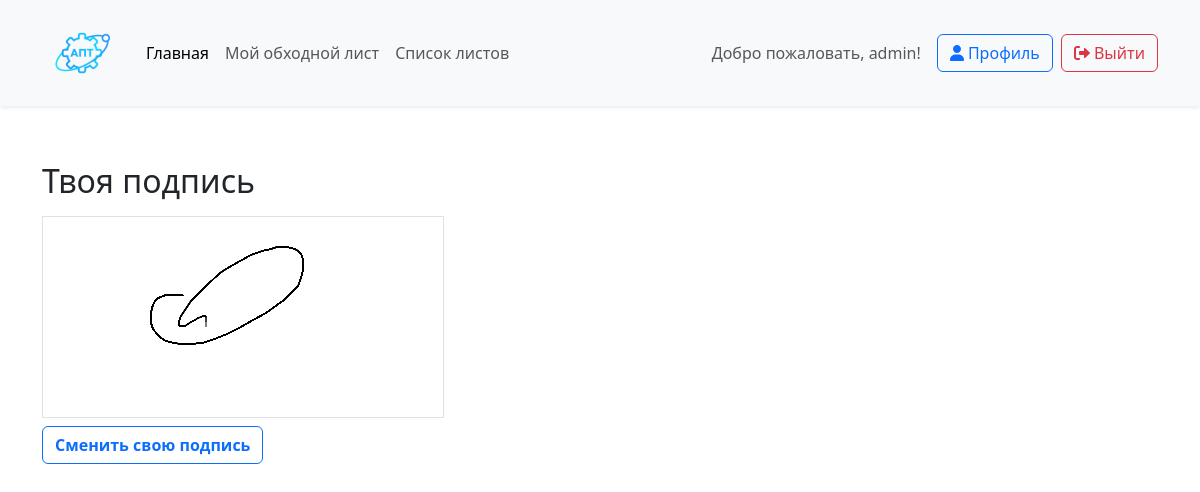
The app's page /account/sign/ (signed in) with its own data.
### app/models.py (models this page shows, shortened)
class CustomUser(AbstractUser):  # custom user for Users
    gen = (('m', 'Мужской'),('j', 'Женский'))
    patronymic = models.CharField('Отчество',max_length=250,)
    gender = models.CharField('Пол', choices=gen, max_length=3, null=True)
    birthday_date = models.DateField('Дата рождения', null=True,)
    role  = models.ForeignKey(RoleModel, on_delete=models.CASCADE, null=True, verbose_name='Роль')
    depart = models.ForeignKey(DepartmentModel, on_delete=models.CASCADE, null=True, verbose_name='Отделение')
    date_end = models.DateField('Дата завершения зачисления',null=True,)
    signature = models.ImageField('Подпись пользователя',null=True, upload_to='signatures/')
    post = models.ForeignKey(PostModel, verbose_name="Должность", on_delete=models.CASCADE, null=True)
    class Meta:
        verbose_name = 'Пользователь'
        verbose_name_plural = 'Пользователи'

### app/views.py (the view, shortened to what this page needs)
# urls.py: path('account/sign/',ProfileUserView.sign, name='sign'),
    @login_required
    def sign(req):
        return render(req, 'sign.html', {'signat': req.user.signature})

### app/models.py (called while the page is built)
    def __str__(self):
        return f'{self.name}'

### app/templates/sign.html (shortened to what this page needs)
{% extends './base.html' %}{% load static %}{% block title %}Подпись {% endblock title %}
{% block content %}
<div class = 'container mt-5'>
{% if request.user.signature %}
    <h2>Твоя подпись</h2>
    <img class='border mt-2' src='/static/{{signat}}'><br/>
    <form>
    <a class='btn btn-outline-primary mt-2 fw-bold ' href="{% url 'sign_delete' %}">
        Сменить свою подпись
    </a>
    </form>
{% endif %}
</div>
{% endblock content %}

### app/templates/base.html (shortened to what this page needs)
<!DOCTYPE html>
{% load static %}
<html lang="ru">
<head>
    <link href="https://cdn.jsdelivr.net/npm/bootstrap@5.3.0/dist/css/bootstrap.min.css" rel="stylesheet">
    <link href="https://cdnjs.cloudflare.com/ajax/libs/font-awesome/6.0.0-beta3/css/all.min.css" rel="stylesheet">
    <link href="https://cdnjs.cloudflare.com/ajax/libs/animate.css/4.1.1/animate.min.css" rel="stylesheet">
    <link rel="stylesheet" href="{% static 'css/custom.css' %}">
</head>
<body>
    <header class="bg-light shadow-sm">
        <div class="container">
            <nav class="navbar navbar-expand-lg navbar-light">
                <a class="navbar-brand" href="{% url 'index' %}">
                    <img src="{% static 'images/logo.png' %}" alt="Логотип" width="80">
                </a>
                <div class="collapse navbar-collapse" id="navbarNav">
                    <ul class="navbar-nav me-auto mb-2 mb-lg-0">
                        <li class="nav-item">
                            <a class="nav-link active" href="{% url 'index' %}">Главная</a>
                        </li>
                        {% if request.user.is_authenticated %}
                        <li class="nav-item">
                            <a class="nav-link" href="{% url 'myobhod' %}">Мой обходной лист</a>
                        </li>
                        {% endif %}
                        {% if request.user.role|stringformat:"s" == 'Ответственный' %}
                            <li class="nav-item">
                                <a class="nav-link" href="{% url 'workaround-list' %}">Список листов</a>
                            </li>
                        {% endif %}
                    </ul>
                    <div class="d-flex align-items-center">
                        {% if request.user.is_authenticated %}
                            <span class="navbar-text me-3">Добро пожаловать, {{ request.user.username }}!</span>
                            <a href="{% url 'profile' %}" class="btn btn-outline-primary me-2">
                                <i class="fas fa-user"></i> Профиль
                            </a>
                            <form action="{% url 'logout' %}" method="post" class="d-inline">
                                <button type="submit" class="btn btn-outline-danger">
                                    <i class="fas fa-sign-out-alt"></i> Выйти
                                </button>
                            </form>
                        {% else %}
                            <a href="{% url 'login' %}" class="btn btn-primary me-2">
                                <i class="fas fa-sign-in-alt"></i> Войти
                            </a>
                        {% endif %}
                    </div>
                </div>
            </nav>
        </div>
    </header>
    <main class="content m-2">
        {% block content %}
        {% endblock content %}
    </main>
</body>
</html>

### app/static/css/custom.css (style rules this page uses)
.content { height: 100%; margin-top: 5px; }

### records on screen
CustomUser: user.username "admin", signature (picture)
